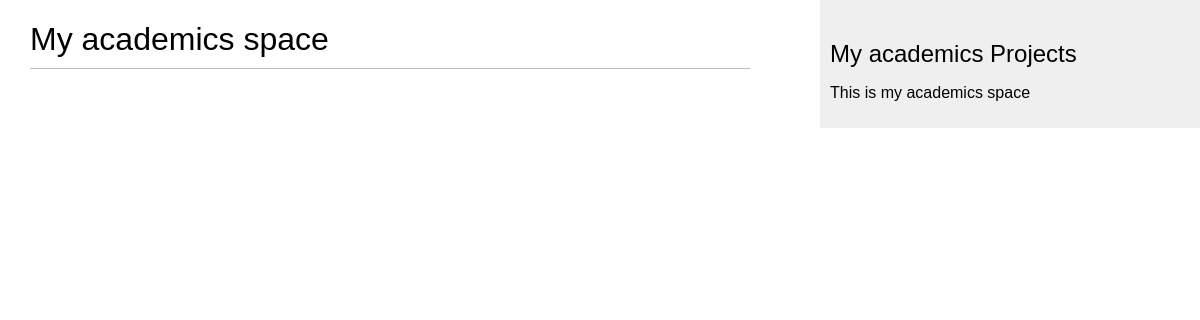
Page /academics/ on the earlier database version.
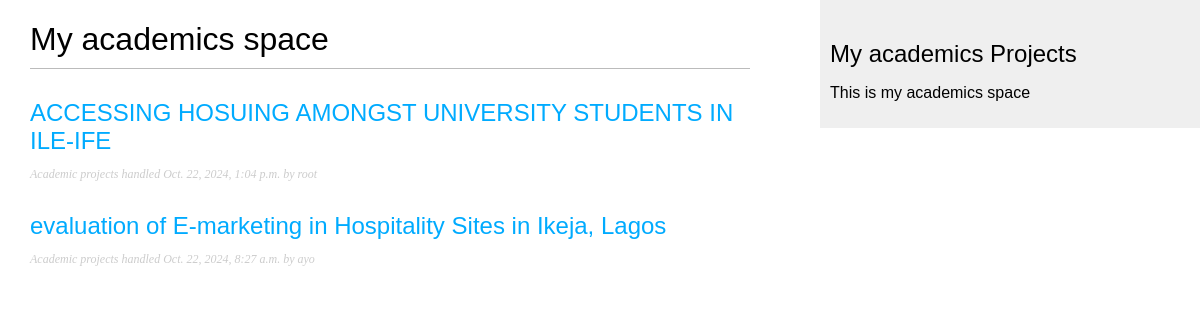
Same page on the later database version.
### academics/models.py (models this page shows, shortened)
class Academic(models.Model):
    class AcademicLevel(models.TextChoices):
        NONE = 'NO', '-------'
        DIPLOMA = 'DP', 'Diploma'
        UNDERGRADUATE = 'UG', 'Undergraduate'
        GRADUATE = 'GR', 'Graduate'
        POST_GRADUATE = 'PG', 'Post-Graduate'
        DOCTORAL = 'DR', 'Doctoral'
        POSTDOCTORAL = 'PD', 'Postdoctoral'
    username = models.ForeignKey(
        settings.AUTH_USER_MODEL,
        on_delete=models.CASCADE,
        related_name='academics'
    )
    academic_level = models.CharField(
        max_length=2,
        choices=AcademicLevel.choices,
        default=AcademicLevel.NONE,
    )
    name_of_institution = models.CharField(max_length=500)
    type_of_service = models.CharField(
        max_length=50,
        choices=SERVICE_CHOICES,
        default='no',
    )
    project_title = models.CharField(max_length=500)
    status = models.CharField(max_length=10, choices=STATUS_CHOICES, default='pending')
    created = models.DateTimeField(auto_now_add=True)
    updated = models.DateTimeField(auto_now=True)
    deadline = models.DateTimeField(default=timezone.now)
    class Meta:
        ordering = ['-created']
        indexes = [
            models.Index(fields=['-type_of_service']),
        ]

### academics/views.py (the view)
# urls.py: path('', views.academics_list, name='academics_list'),
def academics_list(request):
    academics = Academic.objects.all()
    return render(request, 'academics/list.html', {'academics': academics})

### academics/templates/academics/list.html (shortened to what this page needs)
{% extends "academics/base.html" %}
{% block content %}
 <h1>My academics space</h1>
  {% for a in academics %}
  <h2>
   <a href="{% url 'academics:academics_detail' a.id %}">
    {{ a.project_title }}
   </a>
  </h2>
   <p class="date">
    Academic projects handled {{ a.created }} by {{ a.username }}
   </p>
  {% endfor %}
{% endblock %}

Differences in the rows shown:
added Academic: project_title "ACCESSING HOSUING AMONGST UNIVERSITY STUDENTS IN ILE-IFE", created "Oct. 22, 2024, 1:04 p.m.", username "root"
added Academic: project_title "evaluation of E-marketing in Hospitality Sites in Ikeja, Lagos", created "Oct. 22, 2024, 8:27 a.m.", username "ayo"
